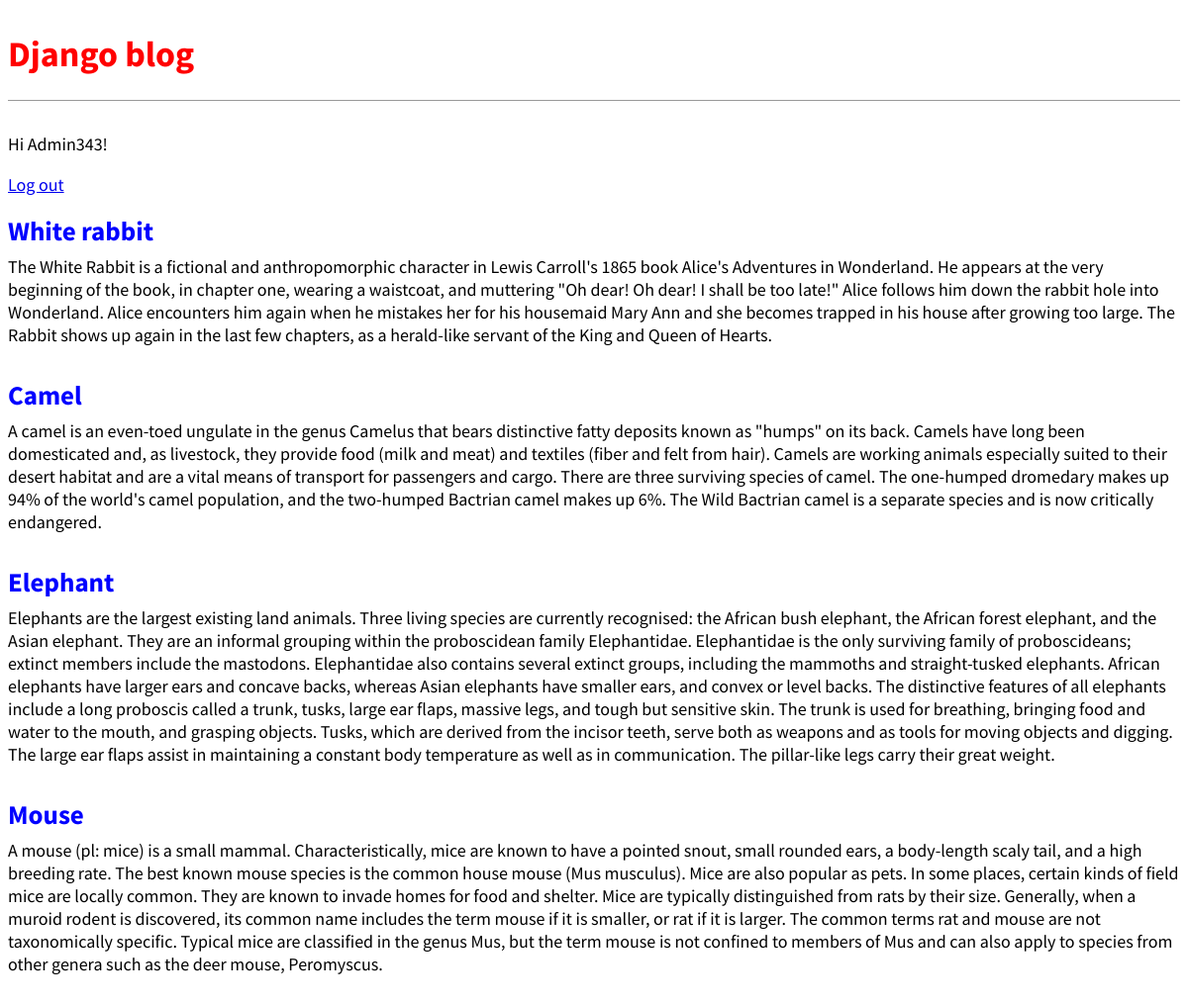
The app's page / (signed in) with its own data.
### blog/models.py (models this page shows, shortened)
class Post(models.Model):
    title = models.CharField(max_length=200)
    datetime = models.DateTimeField(u'Дата публикации')
    content = models.TextField(max_length=10000)

### blog/views.py (the view)
# urls.py: path('', BlogListView.as_view(), name='home'),
class BlogListView(ListView):
    model = Post
    template_name = 'home.html'

### templates/home.html (shortened to what this page needs)
{% extends 'base.html' %}
{% block content %}
  {% for post in object_list %}
    <div class="post-entry">
      <h2><a href="{% url 'post_detail' post.pk %}">{{ post.title }}</a></h2>
      <p>{{ post.content }}</p>
    </div>
  {% endfor %}
{% endblock content %}

### templates/base.html (shortened to what this page needs)
{% load static %}
<html>
  <head>
    <link href="{% static 'css/base.css' %}" rel="stylesheet">
  </head>
  <body>
    <header>
      <h1><a href="{% url 'home' %}">Django blog</a></h1>
    </header>
      {% if user.is_authenticated %}
        <p>Hi {{ user.username }}!</p>
        <p><a href="{% url 'logout' %}">Log out</a></p>
      {% else %}
        <p>You are not logged in.</p>
        <a href="{% url 'login' %}">Log In</a>
      {% endif %}
    <div>
      {% block content %}
      {% endblock content %}
    </div>
  </body>
</html>

### blog/static/css/base.css (style rules this page uses)
body { font-family: 'Source Sans Pro', sans-serif; font-size: 18px; }
header { border-bottom: 1px solid #999; margin-bottom: 2rem; display: flex; }
header h1 a { color: red; text-decoration: none; }
.post-entry { margin-bottom: 2rem; }
.post-entry h2 { margin: 0.5rem 0; }
.post-entry h2 a, .post-entry h2 a:visited { color: blue; text-decoration: none; }
.post-entry p { margin: 0; font-weight: 400; }

### records on screen
Post: title "White rabbit", content "The White Rabbit is a fictional and anthropomorphic character in Lewis Carroll's 1865 book Alice's Adventures in Wonderland. He appears at the very beginning of the book, in chapter one, wearing a waistcoat, and muttering \"Oh dear! Oh dear! I shall be too late!\" Alice follows him down the rabbit hole into Wonderland. Alice encounters him again when he mistakes her for his housemaid Mary Ann and she becomes trapped in his house after growing too large. The Rabbit shows up again in the last few chapters, as a herald-like servant of the King and Queen of Hearts."
Post: title "Camel", content "A camel is an even-toed ungulate in the genus Camelus that bears distinctive fatty deposits known as \"humps\" on its back. Camels have long been domesticated and, as livestock, they provide food (milk and meat) and textiles (fiber and felt from hair). Camels are working animals especially suited to their desert habitat and are a vital means of transport for passengers and cargo. There are three surviving species of camel. The one-humped dromedary makes up 94% of the world's camel population, and the two-humped Bactrian camel makes up 6%. The Wild Bactrian camel is a separate species and is now critically endangered."
Post: title "Elephant", content "Elephants are the largest existing land animals. Three living species are currently recognised: the African bush elephant, the African forest elephant, and the Asian elephant. They are an informal grouping within the proboscidean family Elephantidae. Elephantidae is the only surviving family of proboscideans; extinct members include the mastodons. Elephantidae also contains several extinct groups, including the mammoths and straight-tusked elephants. African elephants have larger ears and concave backs, whereas Asian elephants have smaller ears, and convex or level backs. The distinctive features of all elephants include a long proboscis called a trunk, tusks, large ear flaps, massive legs,…"
Post: title "Mouse", content "A mouse (pl: mice) is a small mammal. Characteristically, mice are known to have a pointed snout, small rounded ears, a body-length scaly tail, and a high breeding rate. The best known mouse species is the common house mouse (Mus musculus). Mice are also popular as pets. In some places, certain kinds of field mice are locally common. They are known to invade homes for food and shelter. Mice are typically distinguished from rats by their size. Generally, when a muroid rodent is discovered, its common name includes the term mouse if it is smaller, or rat if it is larger. The common terms rat and mouse are not taxonomically specific. Typical mice are classified in the genus Mus, but the term…"

### other values on screen
{{ user.username }} "Admin343"
